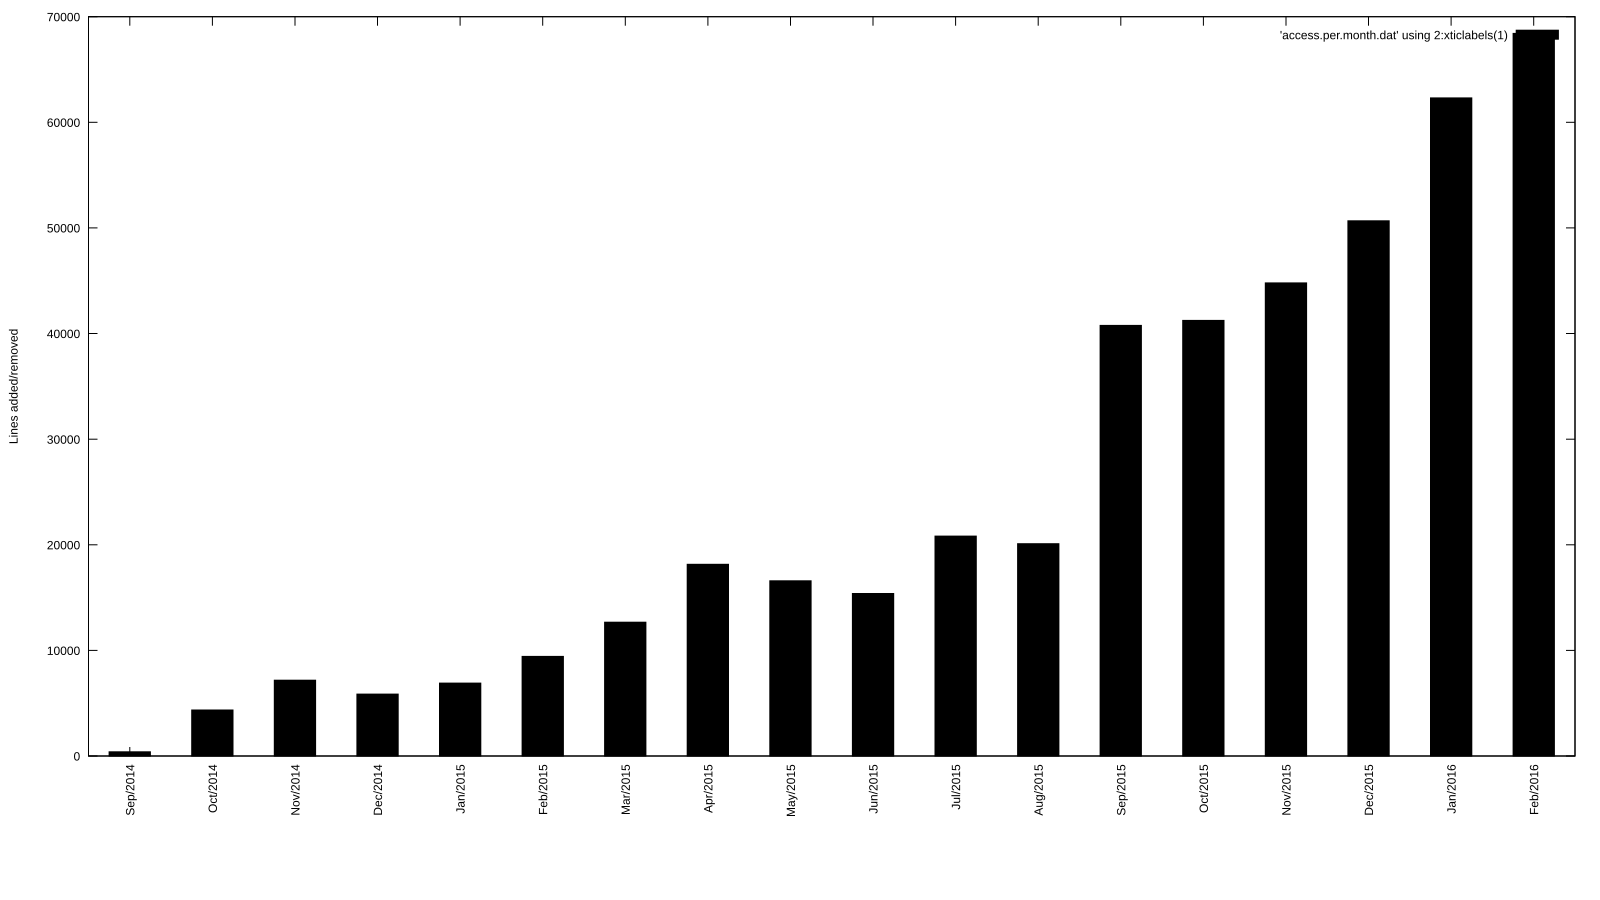

The script that saved this image:
set terminal svg size 1600,900
set output 'plot.svg'
set boxwidth 0.5
set style fill solid 1.0 border -1
set ylabel "Lines added/removed"
set xtics rotate
set bmargin 8
#plot 'access.per.day.dat' using 2:xticlabels(1) with boxes lt rgb "#000000"
plot 'access.per.month.dat' using 2:xticlabels(1) with boxes lt rgb "#000000"
